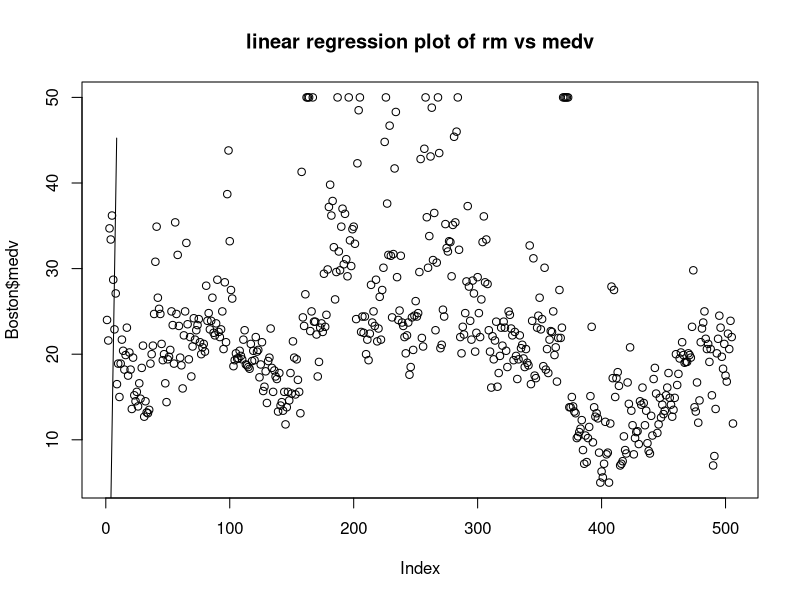
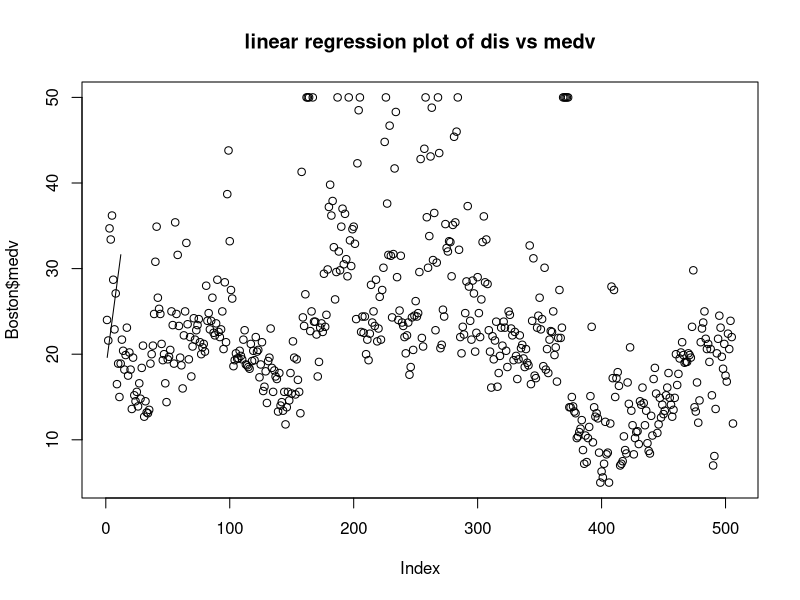
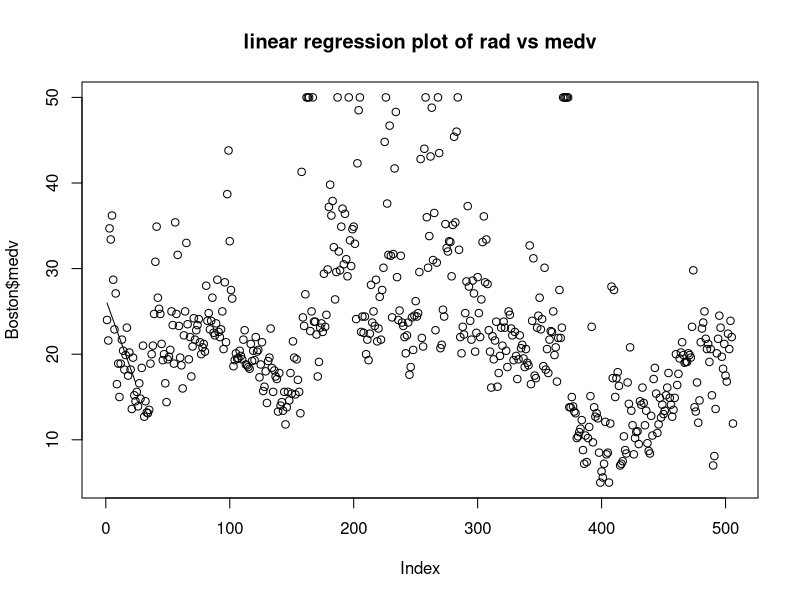
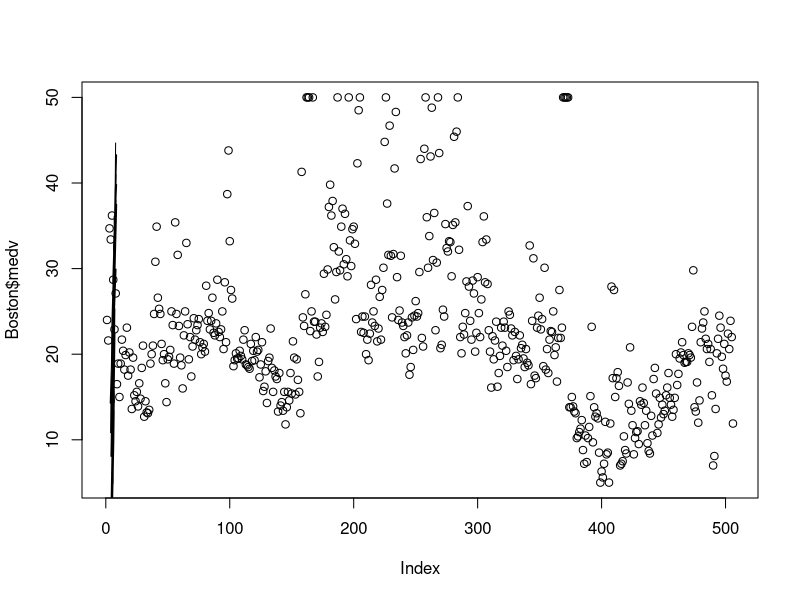
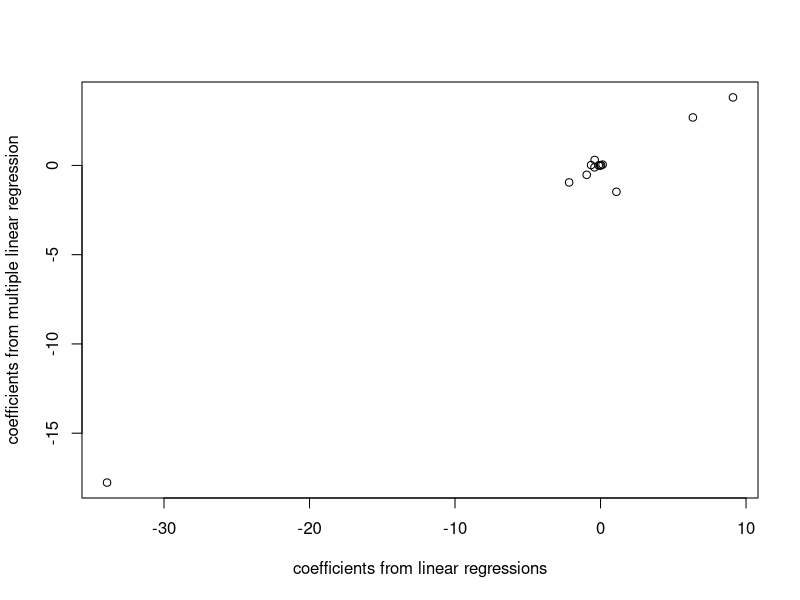
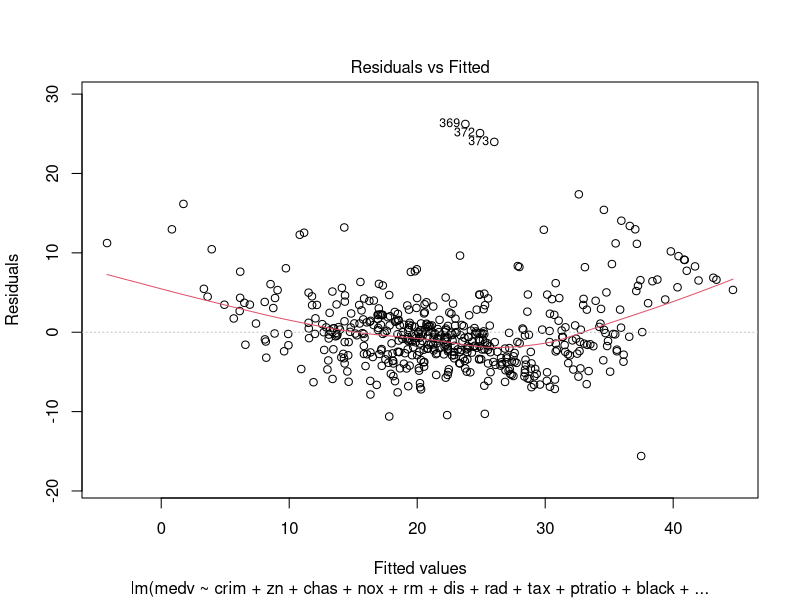
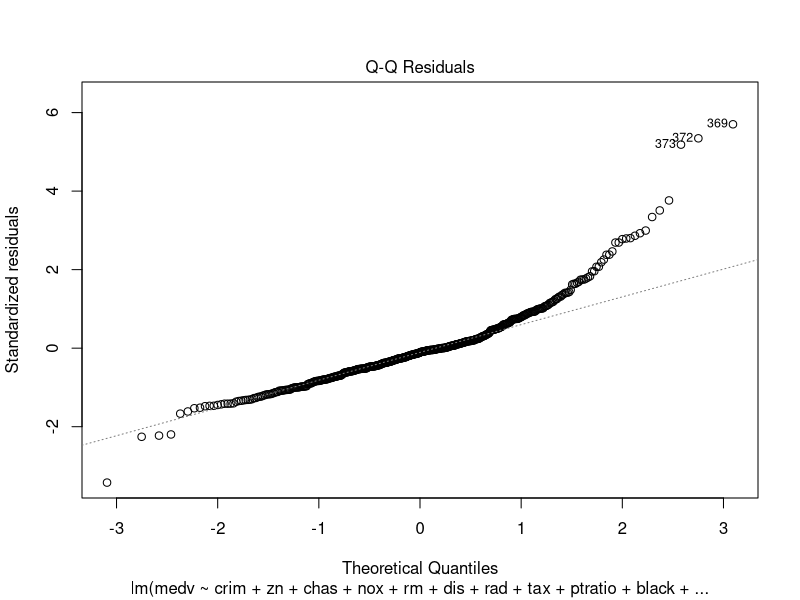
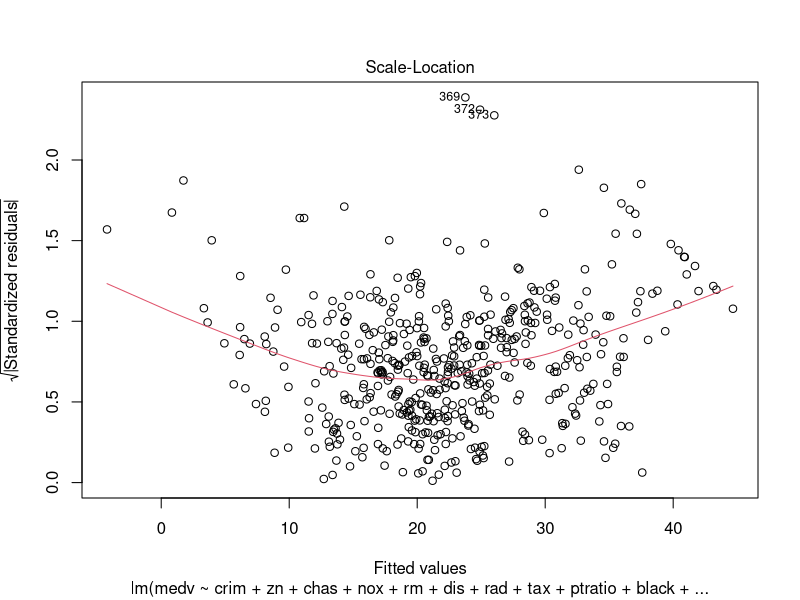

Source code (R) for these figures, in order:
## ---- chunk 1
# Load standard libraries
library(tidyverse)
library(MASS)  # Modern applied statistics functions
#look at dataset
str(Boston)
names(Boston)
summary(Boston)
#Tidy the dataset
Boston$chas <- as.factor(Boston$chas)
Boston$rad <- as.integer(Boston$rad)
## ---- chunk 2
#simple linear regressions
fit.crim <- lm(medv ~ crim, data = Boston)
summary(fit.crim)
fit.zn <- lm(medv ~ zn, data = Boston)
summary(fit.zn) #significant
fit.indus <- lm(medv ~ indus, data = Boston)
summary(fit.indus) #significant
fit.nox <- lm(medv ~ nox, data = Boston)
summary(fit.nox) #significant
fit.age <- lm(medv ~ age, data = Boston)
summary(fit.age) #significant
fit.tax <- lm(medv ~ tax, data = Boston)
summary(fit.tax) #significant
fit.ptratio <- lm(medv ~ ptratio, data = Boston)
summary(fit.ptratio) #significant
fit.black <- lm(medv ~ black, data = Boston)
summary(fit.black) #significant
fit.lstat <- lm(medv ~ lstat, data = Boston)
summary(fit.lstat) #significant
fit.chas <- lm(medv ~ chas, data = Boston)
summary(fit.chas)

#number of rooms
fit.rm <- lm(medv ~ rm, data = Boston)
summary(fit.rm)
plot(Boston$medv, main = "linear regression plot of rm vs medv")
lines(Boston$rm,predict(fit.rm))

#distances to five employment centres
fit.dis <- lm(medv ~ dis, data = Boston)
summary(fit.dis)
plot(Boston$medv, main = "linear regression plot of dis vs medv")
lines(Boston$dis,predict(fit.dis))

#index of accessibility to radial highways
fit.rad <- lm(medv ~ rad, data = Boston)
summary(fit.rad)
plot(Boston$medv, main = "linear regression plot of rad vs medv")
lines(Boston$rad,predict(fit.rad))
## ---- chunk 3
#multiple linear regressions
fit.all <- lm(medv ~ crim + zn + indus + chas + nox + rm + age + dis + rad + tax + ptratio + black + lstat, data = Boston)
summary(fit.all)
plot(Boston$medv)
lines(Boston$rm,predict(fit.all))
## ---- chunk 4
#get simple linear regressions' coefficients

crim <- fit.crim$coefficients
comp <- as.data.frame(crim)
comp$zn <- fit.zn$coefficients
comp$indus <- fit.indus$coefficients
comp$chas <- fit.chas$coefficients
comp$nox <- fit.nox$coefficients
comp$rm <- fit.rm$coefficients
comp$age <- fit.age$coefficients
comp$dis <- fit.dis$coefficients
comp$rad <- fit.rad$coefficients
comp$tax<- fit.tax$coefficients
comp$ptratio <- fit.ptratio$coefficients
comp$black <- fit.black$coefficients
comp$lstat <- fit.lstat$coefficients

#multiple regression
coe <- fit.all$coefficients[c(-1)]
plot(as.numeric(comp[2,]),as.numeric(coe), xlab = "coefficients from linear regressions", ylab = "coefficients from multiple linear regression")
## ---- chunk 5
#non-linear regressions' coefficients
predictors <- names(Boston[,-ncol(Boston)])
r2 <- NULL
for(i in predictors){
    tmp <- lm(Boston$medv ~ Boston[,i] + Boston[,i]^2 + Boston[,i]^3)
    r2[i] <- summary(tmp)$r.squared
}
r2
## ---- chunk 6
#model selection 
step <- stepAIC(fit.all, direction="both")
step$anova # display results
## ---- chunk 7
#model residuals
plot(step)
